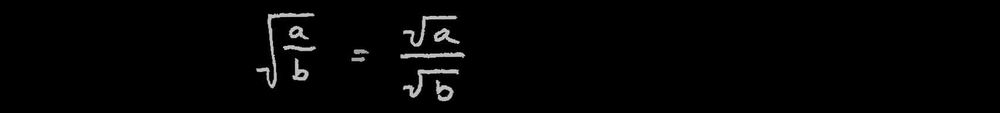
#> input picture equations/SKMBT_36317040717260_eq6.png, 1000 x 113 px, shrunk from 1696 x 192 before the run
$ python MinimumSpanningTree.py   (Python 2 division)   (older library calls are emulated)
#> lines starting #> are read from the running program, lines starting #| are printed output that depends on the picture
### segmentation.py
import scipy
from scipy import ndimage
from scipy import misc
import numpy as np
import sys
import datetime

class Segmentation(object):

    # Parameters
    # ----------
    # img_path : string
    def __init__(self,path):
#> called with path = './equations/SKMBT_36317040717260_eq6.png'
        blur_radius = 1.0
        threshold = 50

        img = misc.imread(path)
#> img is the input picture: shape (113, 1000); min 0, max 218, mean 3.8
        self.origin = img
        # smooth the image (to remove small objects)
        imgf = ndimage.gaussian_filter(img, blur_radius)
        threshold = 50
        # find connected components
        self.img, self.count = ndimage.label(imgf > threshold)
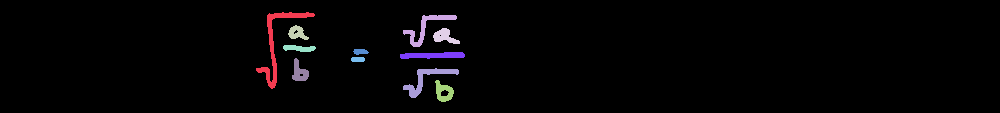
#> self.img: shape (113, 1000) int32; 12 distinct labels, from 0 to 11; one colour per label, 0 black
#> self.count = 11
        self.labels = self.calculate_labels()


    # Return
    # ----------
    # labels : dictionary, key = label, value = list of bounding in order y1, y2, x1, x2
    def get_labels(self):
        return self.labels


    def calculate_labels(self):
        labels = {}
        for label in range(1, self.count + 1):
            labels[label] = [sys.maxint,-1,sys.maxint,-1]

        img = self.img
        for row in range(img.shape[0]):
            for col in range(img.shape[1]):
                value = img[row][col]
                if value != 0:
                    bounding = labels[value]
                    if bounding[0] > row:
                        bounding[0] = row
                    if bounding[2] > col:
                        bounding[2] = col
                    if bounding[1] < row:
                        bounding[1] = row
                    if bounding[3] < col:
                        bounding[3] = col

        to_del = []
        for label in labels:
            bounding = labels[label]
            if (bounding[1] - bounding[0]) * (bounding[3] - bounding[2]) < 50:
                to_del.append(label)
#> after the loop, to_del = []
        for key in to_del:
            del labels[key]
        return labels


    # Parameters
    # ----------
    # label : int
    #     Label of the stroke to be found
    #
    # Returns
    # -------
    # np.ndarray
    # the stroke image in format of np array
    # [86 lines left out: functions get_stroke, get_combined_strokes, get_combined_bounding, not called in this run]


# [14 lines that do not run on import are left out]


    # combined = seg.get_combined_strokes([1,2])
    # scipy.misc.imsave('./tmp/combined.png', combined)

### MinimumSpanningTree.py
import math
from segmentation import *


import Queue

class MinimumSpanningTree(object):
    # Parameters
    # ----------
    # labels : dictionary, key = label, value = list of bounding in order y1, y2, x1, x2
    #
    # Fields
    # ----------
    # l_weight : a list of tuple (tuple[0]: a tuple of vertex, tuple[1]: weight)
    def __init__(self, labels):
        self.d_mst = {}
        l_weight = []
        for i in labels.keys():
            for j in labels.keys():
                # l_weight.append([i, j])
                if j > i:
                    weight = self.calculate_weight(labels[i], labels[j])
                    t = [[i, j], weight]
                    l_weight.append(t)
        self.l_weight = sorted(l_weight, key=lambda x: x[1])
        self.build_tree()

    # Return
    # ----------
    # dictionary :  key = vertex, value = a list of tuples (tuple: [connected vertex, weight])
    def get_mst(self):
        return self.d_mst

    # Parameters
    # ----------
    # labels : dictionary, key = label, value = list of bounding in order y1, y2, x1, x2
    #
    # Return
    # ----------
    # number : distance of the strokes
    @staticmethod
    def calculate_weight(l_bounding_1, l_bounding_2):
        y_mean_1 = (l_bounding_1[0] + l_bounding_1[1]) / 2.0
        y_mean_2 = (l_bounding_2[0] + l_bounding_2[1]) / 2.0
        x_mean_1 = (l_bounding_1[2] + l_bounding_1[3]) / 2.0
        x_mean_2 = (l_bounding_2[2] + l_bounding_2[3]) / 2.0
        euclidean_distance = math.sqrt(math.pow(x_mean_1 - x_mean_2, 2) + math.pow(y_mean_1 - y_mean_2, 2))
        return euclidean_distance


    # Description
    # ----------
    # build the MinimumSpanningTree
    def build_tree(self):
        d_mst = self.d_mst

        while self.l_weight:
            edge = self.l_weight.pop(0)
            # print 'edge', edge
            vertex1 = edge[0][0]
            vertex2 = edge[0][1]
            # print d_mst

            if self.is_disconnected(vertex1, vertex2):
                self.dictionary_add(d_mst, vertex1, [vertex2, edge[1]])
                self.dictionary_add(d_mst, vertex2, [vertex1, edge[1]])
                # print 'add: ', vertex1, ',', vertex2, '\t', vertex2, ',', vertex1, '\n'

        # print d_mst
        return d_mst


    # Parameters
    # ----------
    # vertex1 : int
    # vertex2 : int
    #
    # Return
    # ----------
    # boolean : True if vertex1 and vertex2 are disconnected
    def is_disconnected(self, vertex1, vertex2):
        d_mst = self.d_mst
        if (vertex1 not in d_mst.keys()) or (vertex2 not in d_mst.keys()):
            return True

        if vertex1 in self.d_mst.keys():
            return self.search(vertex1, vertex2)
        else:
            return self.search(vertex2, vertex1)


    # Parameters
    # ----------
    # v1 : int
    # v2 : int
    #
    # Return
    # ----------
    # boolean : True if v2 is among all the vertex that is reachable for v1
    def search(self, v1, v2):
        l_visited = []
        q = Queue.Queue()
        q.put(v1)
        while q.qsize() > 0:
            cur_v = q.get()
            l_visited.append(cur_v)

            for t in self.d_mst[cur_v]:
                neighbour = t[0]
                if v2 == neighbour:
                    return False
                if neighbour not in l_visited:
                    q.put(neighbour)
        return True

    @staticmethod
    def dictionary_add(d, key, t):
        if key not in d.keys():
            d[key] = []
        if t not in d[key]:
            d[key].append(t)

if __name__ == '__main__':
    # d = {1: [21, 150, 434, 533], 2: [26, 79, 683, 775], 3: [43, 66, 489, 523], 4: [47, 74, 735, 779], 5: [76, 86, 479, 535],
    #      6: [84, 91, 600, 625], 7: [88, 99, 678, 788], 8: [96, 104, 596, 618], 9: [98, 136, 495, 523],
    #      10: [117, 166, 683, 778], 11: [135, 171, 739, 769]}

    fname = './equations/SKMBT_36317040717260_eq6.png'
    seg = Segmentation(fname)
    d = seg.get_labels()
    mst = MinimumSpanningTree(d)
    print mst.get_mst()
#> (printed output is left out)

$ run again, with equations/SKMBT_36317040717260_eq16.png copied over equations/SKMBT_36317040717260_eq6.png
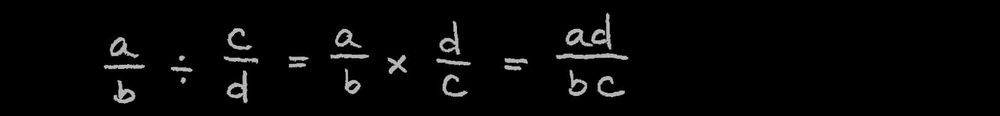
#> input picture equations/SKMBT_36317040717260_eq16.png, 1000 x 116 px, shrunk from 1696 x 197 before the run
#> in __init__, img is the input picture: shape (116, 1000); min 0, max 214, mean 6.2
#> in __init__, `imgf = ndimage.gaussian_filter(img, blur_radius)`:
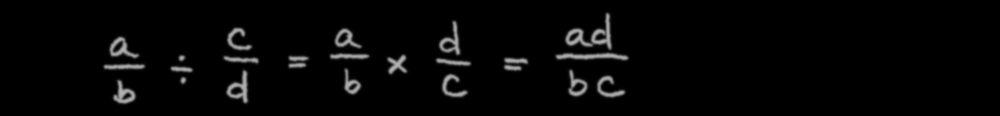
#> imgf: shape (116, 1000); min 0, max 178, mean 6.1
#> in __init__, `self.img, self.count = ndimage.label(imgf > threshold)`:
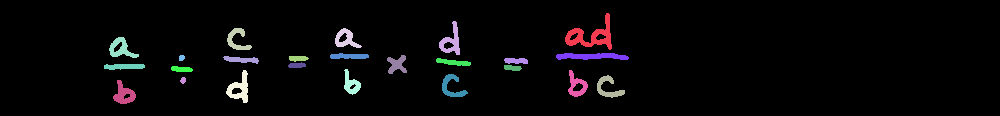
#> self.img: shape (116, 1000) int32; 25 distinct labels, from 0 to 24; one colour per label, 0 black
#> self.count = 24
#> (printed output is left out)
